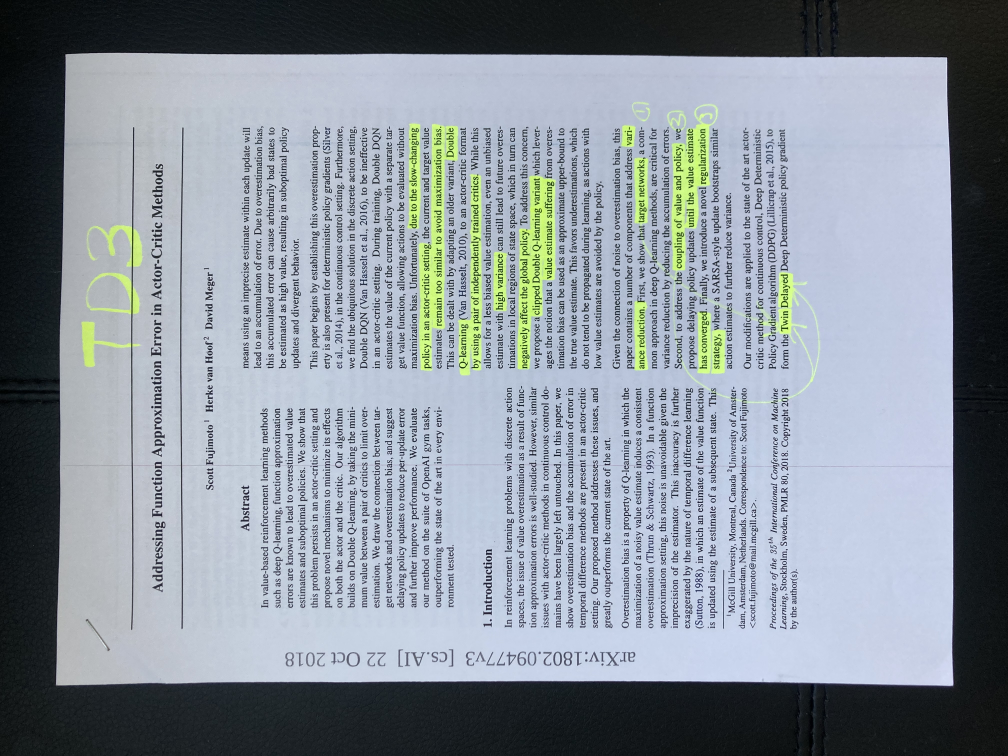
#> input picture 과제/과제 4/KakaoTalk_20240516_134041401.jpg, 4032 x 3024 px (shown at 1/4 size)
$ jupyter execute example.ipynb
#> lines starting #> are read from the running program, lines starting #| are printed output that depends on the picture; after the words box and inside, x2 and y2 are one past the last pixel; in counts of white or black regions, pixels touching at a corner belong together
[cell 1]
import numpy as np
import cv2 as cv
import matplotlib.pyplot as plt

# https://docs.opencv.org/3.4/d4/d73/tutorial_py_contours_begin.html

[cell 2]
def show_img(jpg):
    gray_image = cv.cvtColor(jpg, cv.COLOR_BGR2GRAY)
    _, binary_image = cv.threshold(gray_image, 127+10, 255, cv.THRESH_BINARY)

    # Original image
    plt.subplot(1, 3, 1)
    plt.imshow(cv.cvtColor(jpg, cv.COLOR_BGR2RGB))
    plt.title('Original Image')

    # Grayscale image
    plt.subplot(1, 3, 2)
    plt.imshow(gray_image, cmap='gray')
    plt.title('Grayscale Image')

    # Binary image
    plt.subplot(1, 3, 3)
    plt.imshow(binary_image, cmap='binary')
    plt.title('Binary Image')

    plt.tight_layout()
    plt.show()

    return gray_image, binary_image

jpg1 = cv.imread('./KakaoTalk_20240516_134041401.jpg')
#> jpg1 is the input picture: shape (3024, 4032, 3); mean B, G, R 154.6, 145.4, 136.8
jpg2 = cv.imread('./KakaoTalk_20240516_134148374.jpg')
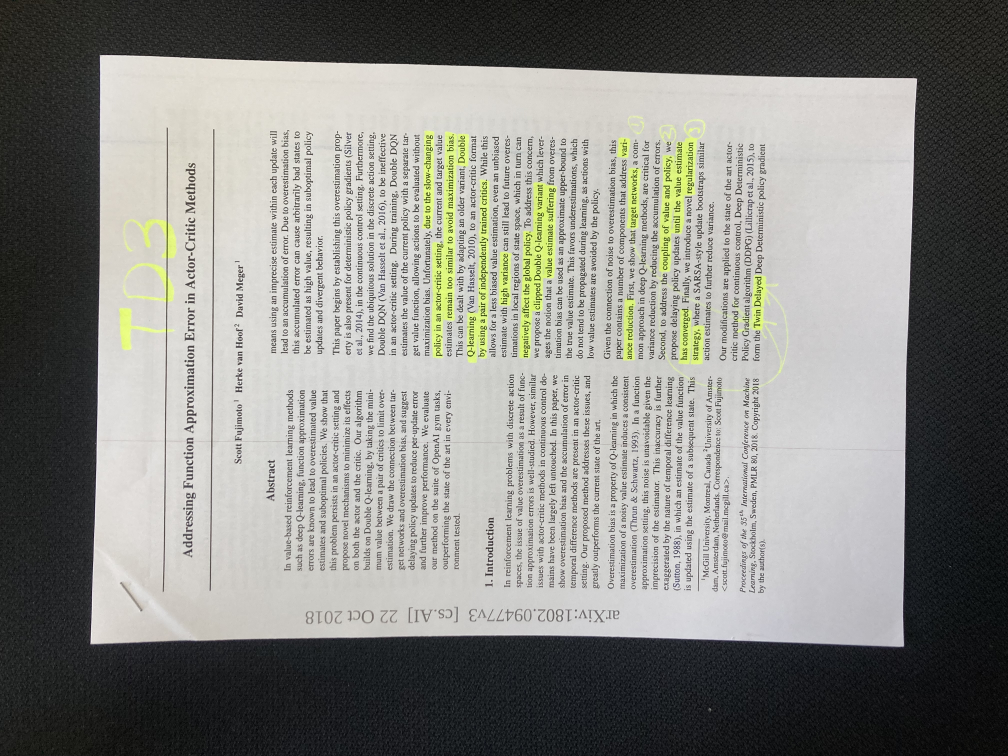
#> input picture 과제/과제 4/KakaoTalk_20240516_134148374.jpg, 4032 x 3024 px (shown at 1/4 size)
#> jpg2 is the input picture: shape (3024, 4032, 3); mean B, G, R 130.7, 135.2, 135

gray1, bi1 = show_img(jpg1)
#> in show_img, `_, binary_image = cv.threshold(gray_image, 127+10, 255, cv.THRESH_BINA..`:
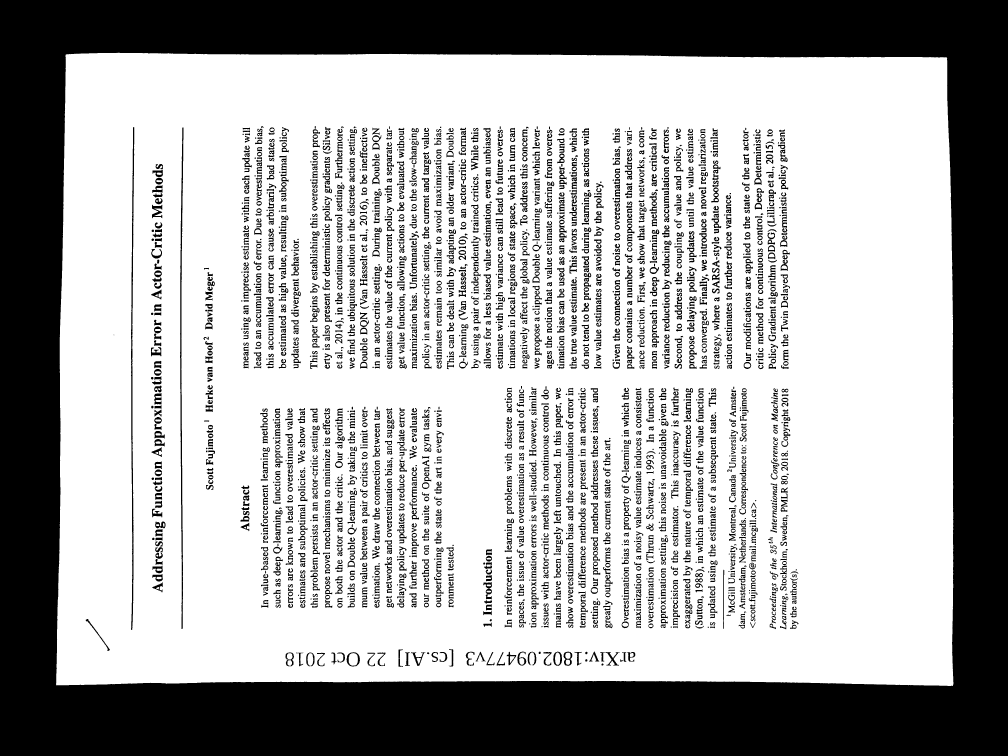
#> binary_image: shape (3024, 4032) (shown at 1/4 size); 67% white; 3976 black regions (149 under 20 px), largest, box (x1, y1, x2, y2) and area: (0, 0, 4032, 3024) 3252750, (524, 508, 537, 2520) 10135, (720, 509, 734, 2516) 10127
gray2, bi2 = show_img(jpg2)
#> in show_img (call 2), `_, binary_image = cv.threshold(gray_image, 127+10, 255, cv.THRESH_BINA..`: binary_image: shape (3024, 4032); 56.4% white; 4264 black regions (440 under 20 px)
#> in show_img (call 2), `plt.show()`:
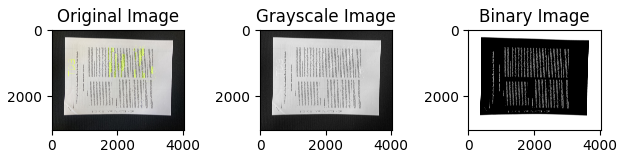
#> figure drawn by matplotlib, 3 panels

[cell 3]
# contours, _ = cv.findContours(bi1, cv.RETR_EXTERNAL, cv.CHAIN_APPROX_NONE)
contours, _ = cv.findContours(bi2, cv.RETR_TREE, cv.CHAIN_APPROX_SIMPLE)
#> contours = 5909 contours, 1019 with area under 20; largest, box (x1, y1, x2, y2) and area: (362, 219, 3668, 2588) 7414788, (838, 515, 859, 2365) 9322, (650, 509, 673, 2369) 9134, (2186, 2436, 2218, 2487) 1274, (741, 804, 782, 856) 991
contour = max(contours, key=cv.contourArea)
#> contour = contour of 1609 points, box (x1, y1, x2, y2) (362, 219, 3668, 2588), area 7414788
plt.scatter(contour[:, 0, 0], contour[:, 0, 1], c='r', s=1)
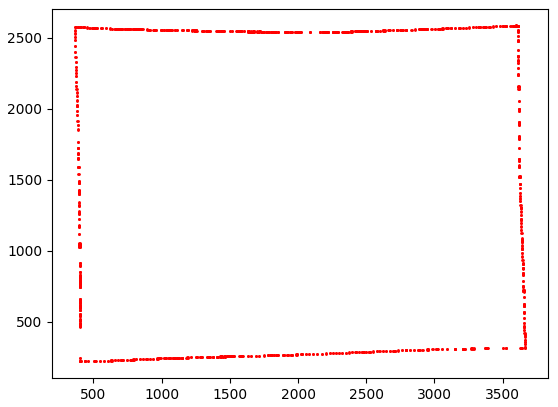
#> figure drawn by matplotlib, 1 panel

[cell 4]
# cnt = contours[4]
plt.imshow(cv.drawContours(bi1, contours, -1, (0,255,0), 3))
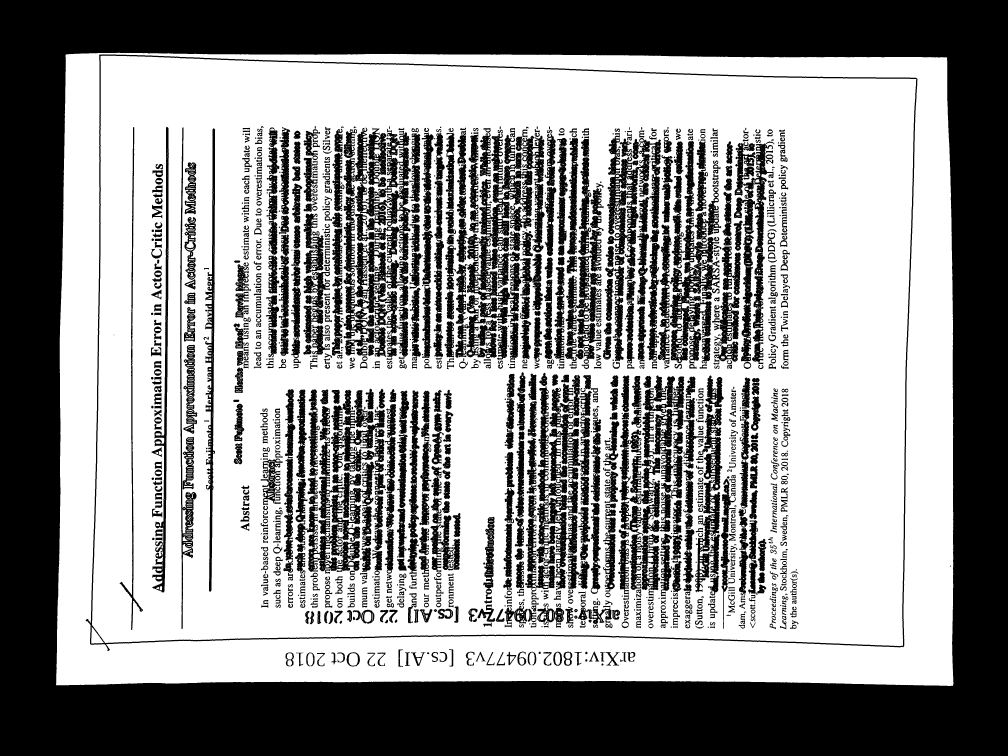
#> bi1: shape (3024, 4032) (shown at 1/4 size); 56.5% white; 1526 black regions (84 under 20 px)

[cell 5]
A4_SIZE_X = 297
A4_SIZE_Y = 210
dst = np.array([[A4_SIZE_X - 1, A4_SIZE_Y -1],
                [A4_SIZE_X - 1, 0],
                [0, 0],
                [0, A4_SIZE_Y - 1]], dtype=np.float32)

[cell 6]
# Step 1: 이미지를 그레이스케일로 변환합니다.
image = jpg1
gray = cv.cvtColor(image, cv.COLOR_BGR2GRAY)

# Step 2: 엣지 검출을 수행하여 문서의 윤곽을 찾습니다.
# edges = cv.Canny(gray, 50, 150)

# Step 3: 윤곽선을 찾습니다.
contours, _ = cv.findContours(bi1, cv.RETR_EXTERNAL, cv.CHAIN_APPROX_SIMPLE)
#> contours = 1 contour; box (x1, y1, x2, y2) and area: (224, 211, 3814, 2744) 8933948
contour = max(contours, key=cv.contourArea)
#> contour = contour of 1717 points, box (x1, y1, x2, y2) (224, 211, 3814, 2744), area 8933948

# Step 4: 직사각형을 찾습니다.
rect = cv.minAreaRect(contour)
#> rect = ((2019.6, 1476.9), (2529.2, 3589), -89.95)
box = cv.boxPoints(rect)
#> box = [[3813, 2743], [224, 2740], [226.1, 210.8], [3815.1, 213.8]]
box = box.astype(int)
#> box = [[3812, 2743], [223, 2740], [226, 210], [3815, 213]]

# Step 5: 찾은 직사각형 부분을 원본 이미지에서 자릅니다.
warp = cv.drawContours(image.copy(), [box], -1, (0, 255, 0), 2)
warp = cv.cvtColor(warp, cv.COLOR_BGR2RGB)

# 결과를 표시합니다.
cv.namedWindow('Original Image', cv.WINDOW_NORMAL)
cv.resizeWindow('Original Image', 800, 600)
cv.imshow('Original Image', image)
cv.namedWindow('Document Warp', cv.WINDOW_NORMAL)
cv.resizeWindow('Document Warp', 800, 600)
cv.imshow('Document Warp', cv.cvtColor(warp, cv.COLOR_BGR2RGB))
cv.waitKey(0)
cv.destroyAllWindows()

[cell 7]
# Step 1: 이미지를 그레이스케일로 변환합니다.
image = jpg2
gray = cv.cvtColor(image, cv.COLOR_BGR2GRAY)

# Step 2: 엣지 검출을 수행하여 문서의 윤곽을 찾습니다.
edges = cv.Canny(gray, 50, 150)
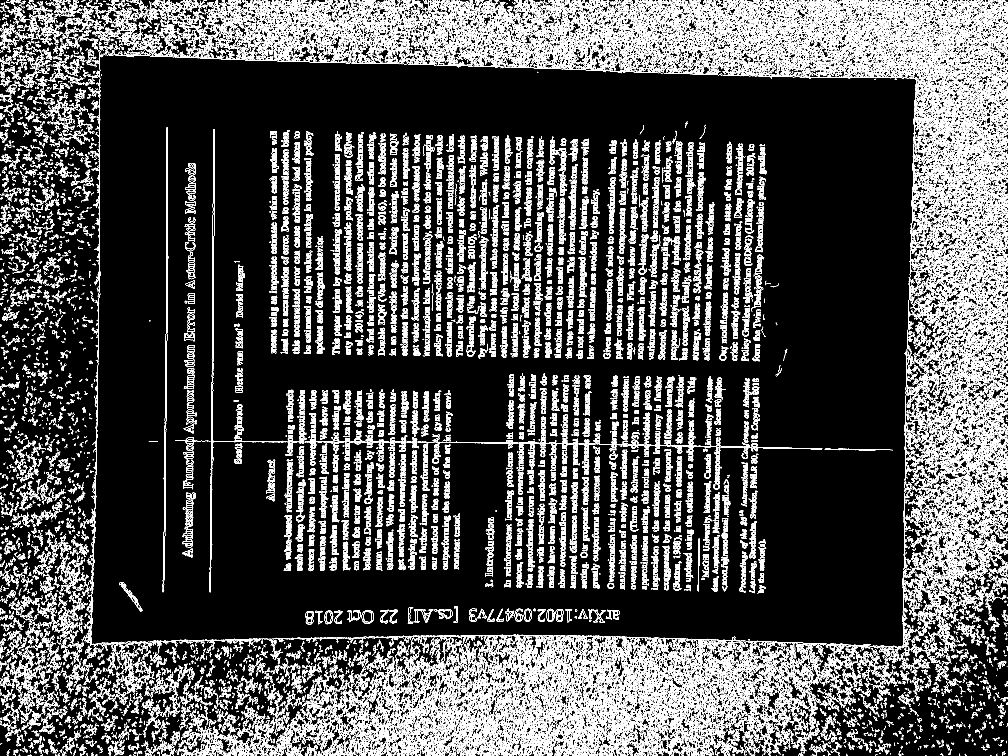
#> edges: shape (3024, 4032) (shown at 1/4 size); 11.1% white in thin lines or dots

# Step 3: 윤곽선을 찾습니다.
contours, _ = cv.findContours(bi2, cv.RETR_EXTERNAL, cv.CHAIN_APPROX_SIMPLE)
#> contours = 4 contours, 3 with area under 20; largest, box (x1, y1, x2, y2) and area: (362, 219, 3668, 2588) 7414788
contour = max(contours, key=cv.contourArea)
#> contour = contour of 1609 points, box (x1, y1, x2, y2) (362, 219, 3668, 2588), area 7414788

# Step 4: 직사각형을 찾습니다.
rect = cv.minAreaRect(contour)
#> rect = ((2014.7, 1423.4), (2357.3, 3269.2), -89.09)
box = cv.boxPoints(rect)
#> box = [[3630.4, 2627.8], [361.6, 2576], [399, 219], [3667.8, 270.8]]
box = box.astype(int)
#> box = [[3630, 2627], [361, 2575], [399, 218], [3667, 270]]

# Step 5: 사전에 주어진 frame 크기에 맞추기 위해 변환 행렬을 계산합니다.
perspective_transform = cv.getPerspectiveTransform(box.astype(np.float32), dst)
#> perspective_transform = [[-0.002, 0.126, -26.58], [0.0639, 0.00103, -25.74], [-4.13e-09, 1.3e-07, 1]]

# Step 6: 원근 변환을 수행합니다.
warped_image = cv.warpPerspective(image, perspective_transform, (297*3, 210*3))
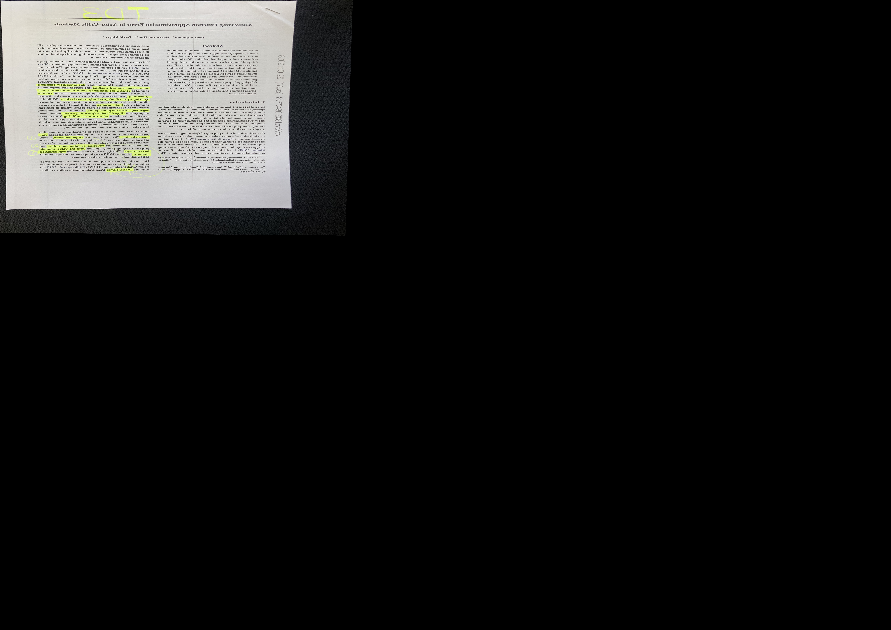
#> warped_image: shape (630, 891, 3); mean B, G, R 21.8, 22.5, 22.5

# 결과를 표시합니다.
cv.namedWindow('Original Image', cv.WINDOW_NORMAL)
cv.resizeWindow('Original Image', 800, 600)
cv.imshow('Original Image', image)
cv.namedWindow('Document Warp', cv.WINDOW_NORMAL)
cv.resizeWindow('Document Warp', 297*3, 210*3)
cv.imshow('Document Warp', warped_image)
cv.waitKey(0)
cv.destroyAllWindows()

[cell 8]
box
#> Out has the same summary as box
